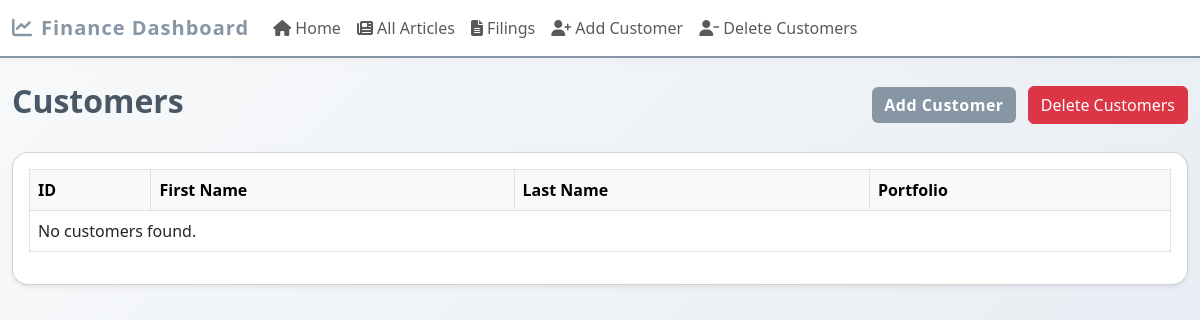
/, run on an earlier commit of the app's database.
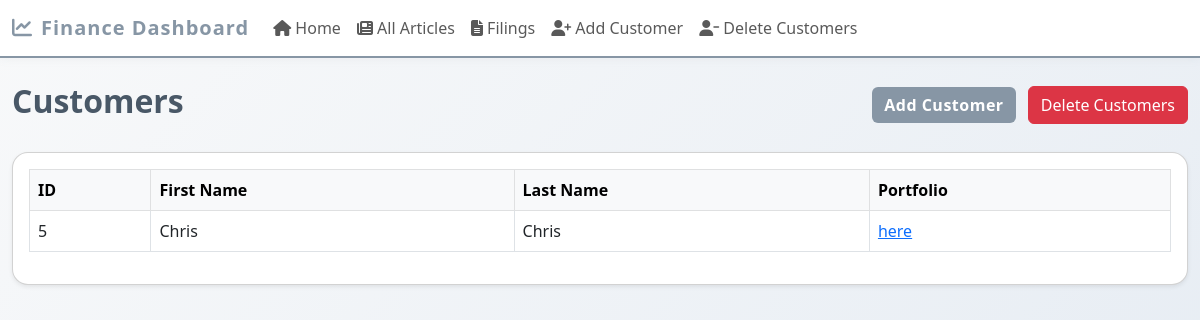
And on a later commit of the database.
### interface/models.py (models this page shows)
class Customer(models.Model):
    firstname = models.CharField(max_length=100)
    lastname = models.CharField(max_length=100)
    portfolio = models.TextField(help_text="Comma-separated list of portfolio names")

### interface/views.py (the view)
# urls.py: 2. Add a URL to urlpatterns:  path('', views.home, name='home')
def home(request):
    customers = Customer.objects.all()
    return render(request, "home.html", {"customers": customers})

### interface/templates/home.html (shortened to what this page needs)
{% extends "base.html" %}
{% block content %}
<div class="d-flex justify-content-between align-items-center mb-4">
    <h2>Customers</h2>
    <div>
        <a href="{% url 'add_customer' %}" class="btn btn-primary me-2">Add Customer</a>
        <a href="{% url 'bulk_delete_customers' %}" class="btn btn-danger">Delete Customers</a>
    </div>
</div>
<div class="card shadow-sm">
    <div class="card-body">
        <table class="table table-bordered table-hover align-middle bg-white">
            <thead class="table-light">
                <tr>
                    <th>ID</th>
                    <th>First Name</th>
                    <th>Last Name</th>
                    <th>Portfolio</th>
                </tr>
            </thead>
            <tbody>
                {% for customer in customers %}
                <tr>
                    <td>{{ customer.id }}</td>
                    <td>{{ customer.firstname }}</td>
                    <td>{{ customer.lastname }}</td>
                    <td><a href="{% url 'customer_detail' customer.id %}">here</a></td>
                </tr>
                {% empty %}
                <tr>
                    <td colspan="4">No customers found.</td>
                </tr>
                {% endfor %}
            </tbody>
        </table>
    </div>
</div>
{% endblock %}

What changed in the data, as far as the page shows it:
added Customer: id "5", firstname "Chris", lastname "Chris"
Also different on the page:
text no longer shown: "No customers found."
